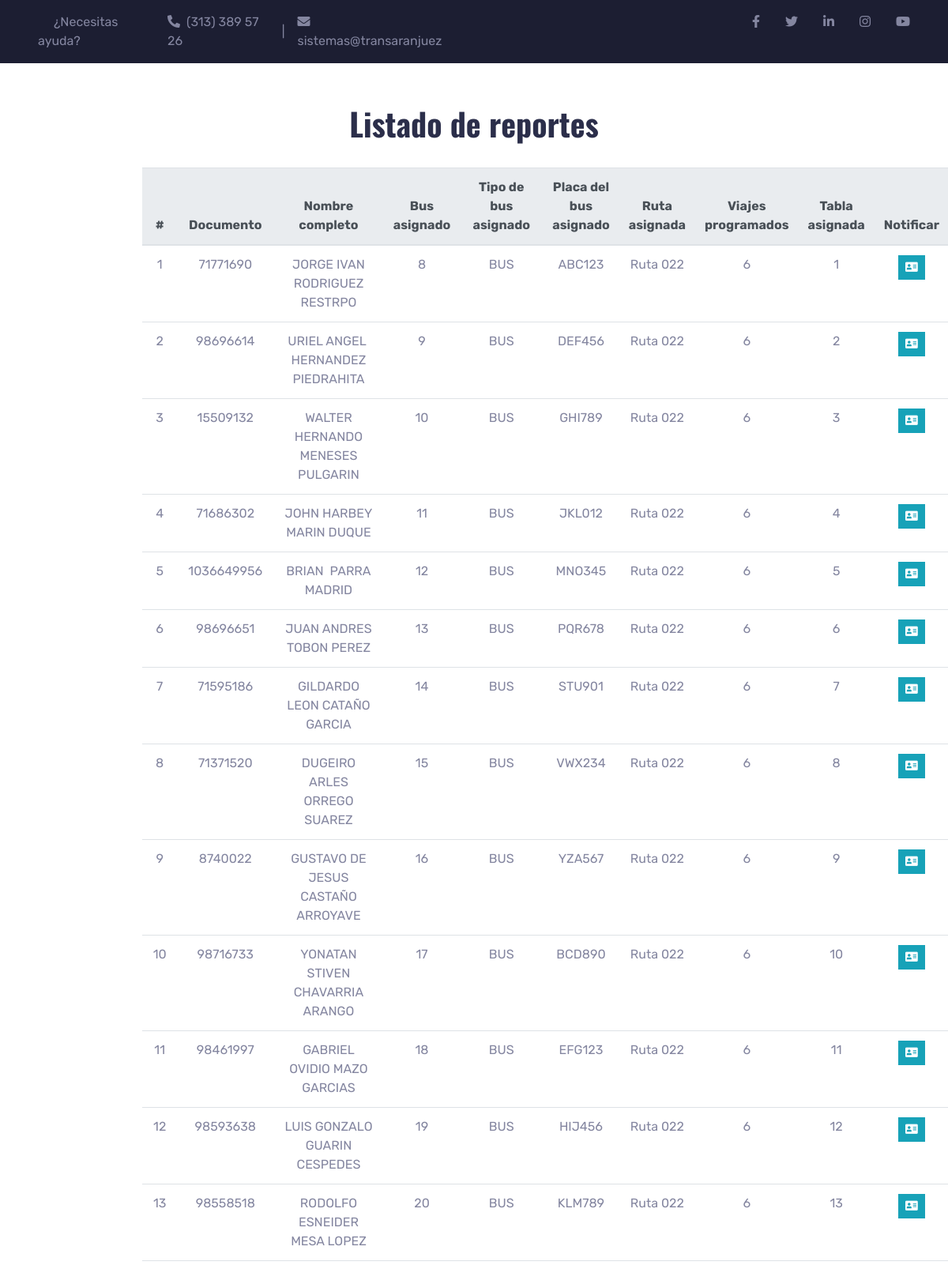
Screenshot of /horarios/reportes/ (upper part) with the database file from the repository.
### horarios/models.py (models this page shows)
class reporteGeneral(models.Model):
    documento = models.CharField(max_length=12, null=True)
    nombre_completo = models.CharField(max_length=150, null=True)
    bus_asignado = models.CharField(max_length=4, null=True)
    tipo_bus_asignado = models.CharField(max_length=4, null=True)
    placa_bus_asignado = models.CharField(max_length=6, null=True)
    ruta_asignada = models.CharField(max_length=10, null=True)
    viajes_programados = models.CharField(max_length=4, null=True)
    tabla_asignada = models.CharField(max_length=4, null=True)

### horarios/views.py (the view)
# urls.py: path('horarios/reportes/', views.reportes, name='reportes'),
def reportes(request):
    listado_reportes = reporteGeneral.objects.all()
    return render(request, 'reportes.html', {'reportes': listado_reportes})

### horarios/templates/reportes.html (shortened to what this page needs)
{% extends 'base.html' %}
{% block content %}
<h1>Listado de reportes</h1>
<ul>
    <br>
    <div class="table-responsive-lg">
        <table class="table">
            <thead class="thead-light">
                <tr>
                    <th scope="col">#</th>
                    <th scope="col">Documento</th>
                    <th scope="col">Nombre completo</th>
                    <th scope="col">Bus asignado</th>
                    <th scope="col">Tipo de bus asignado</th>
                    <th scope="col">Placa del bus asignado</th>
                    <th scope="col">Ruta asignada</th>
                    <th scope="col">Viajes programados</th>
                    <th scope="col">Tabla asignada</th>
                    <th scope="col">Notificar</th>
                </tr>
            </thead>
            <tbody>
                {% for reportes in reportes %}
                <tr>
                    <td scope="row">{{reportes.id}}</td>
                    <td>{{reportes.documento}}</td>
                    <td>{{reportes.nombre_completo}}</td>
                    <td>{{reportes.bus_asignado}}</td>
                    <td>{{reportes.tipo_bus_asignado}}</td>
                    <td>{{reportes.placa_bus_asignado}}</td>
                    <td>{{reportes.ruta_asignada}}</td>
                    <td>{{reportes.viajes_programados}}</td>
                    <td>{{reportes.tabla_asignada}}</td>
                    <td>
                        <a class="btn btn-sm btn-info" href="https://api.whatsapp.com/send/?phone=3176091249"><i
                                class="fa fa-address-card"></i></a>
                    </td>
                </tr>
                {% endfor %}
            </tbody>
        </table>
        <br>
    </div>
</ul>
{% endblock %}

### horarios/static/style.css (style rules this page uses)
:root { --primary: #36b44b; --secondary: #2B2E4A; --light: #F4F5F8; --dark: #1C1E32; }
h1, h2, .font-weight-bold { font-weight: 700 !important; }

### rows the page displays
reporteGeneral: id "1", documento "71771690", nombre_completo "JORGE IVAN RODRIGUEZ RESTRPO", bus_asignado "8", tipo_bus_asignado "BUS", placa_bus_asignado "ABC123", ruta_asignada "Ruta 022", viajes_programados "6", tabla_asignada "1"
reporteGeneral: id "2", documento "98696614", nombre_completo "URIEL ANGEL HERNANDEZ PIEDRAHITA", bus_asignado "9", tipo_bus_asignado "BUS", placa_bus_asignado "DEF456", ruta_asignada "Ruta 022", viajes_programados "6", tabla_asignada "2"
reporteGeneral: id "3", documento "15509132", nombre_completo "WALTER HERNANDO MENESES PULGARIN", bus_asignado "10", tipo_bus_asignado "BUS", placa_bus_asignado "GHI789", ruta_asignada "Ruta 022", viajes_programados "6", tabla_asignada "3"
reporteGeneral: id "4", documento "71686302", nombre_completo "JOHN HARBEY MARIN DUQUE", bus_asignado "11", tipo_bus_asignado "BUS", placa_bus_asignado "JKL012", ruta_asignada "Ruta 022", viajes_programados "6", tabla_asignada "4"
reporteGeneral: id "5", documento "1036649956", nombre_completo "BRIAN PARRA MADRID", bus_asignado "12", tipo_bus_asignado "BUS", placa_bus_asignado "MNO345", ruta_asignada "Ruta 022", viajes_programados "6", tabla_asignada "5"
reporteGeneral: id "6", documento "98696651", nombre_completo "JUAN ANDRES TOBON PEREZ", bus_asignado "13", tipo_bus_asignado "BUS", placa_bus_asignado "PQR678", ruta_asignada "Ruta 022", viajes_programados "6", tabla_asignada "6"
reporteGeneral: id "7", documento "71595186", nombre_completo "GILDARDO LEON CATAÑO GARCIA", bus_asignado "14", tipo_bus_asignado "BUS", placa_bus_asignado "STU901", ruta_asignada "Ruta 022", viajes_programados "6", tabla_asignada "7"
reporteGeneral: id "8", documento "71371520", nombre_completo "DUGEIRO ARLES ORREGO SUAREZ", bus_asignado "15", tipo_bus_asignado "BUS", placa_bus_asignado "VWX234", ruta_asignada "Ruta 022", viajes_programados "6", tabla_asignada "8"
reporteGeneral: id "9", documento "8740022", nombre_completo "GUSTAVO DE JESUS CASTAÑO ARROYAVE", bus_asignado "16", tipo_bus_asignado "BUS", placa_bus_asignado "YZA567", ruta_asignada "Ruta 022", viajes_programados "6", tabla_asignada "9"
reporteGeneral: id "10", documento "98716733", nombre_completo "YONATAN STIVEN CHAVARRIA ARANGO", bus_asignado "17", tipo_bus_asignado "BUS", placa_bus_asignado "BCD890", ruta_asignada "Ruta 022", viajes_programados "6", tabla_asignada "10"
reporteGeneral: id "11", documento "98461997", nombre_completo "GABRIEL OVIDIO MAZO GARCIAS", bus_asignado "18", tipo_bus_asignado "BUS", placa_bus_asignado "EFG123", ruta_asignada "Ruta 022", viajes_programados "6", tabla_asignada "11"
reporteGeneral: id "12", documento "98593638", nombre_completo "LUIS GONZALO GUARIN CESPEDES", bus_asignado "19", tipo_bus_asignado "BUS", placa_bus_asignado "HIJ456", ruta_asignada "Ruta 022", viajes_programados "6", tabla_asignada "12"
reporteGeneral: id "13", documento "98558518", nombre_completo "RODOLFO ESNEIDER MESA LOPEZ", bus_asignado "20", tipo_bus_asignado "BUS", placa_bus_asignado "KLM789", ruta_asignada "Ruta 022", viajes_programados "6", tabla_asignada "13"
